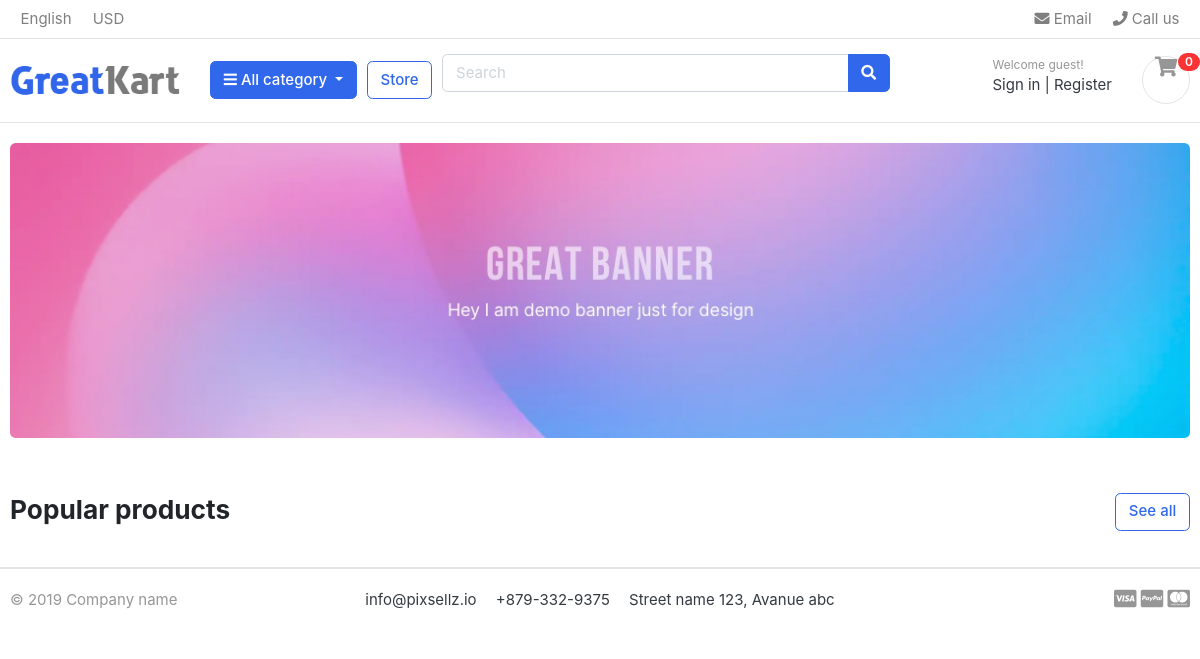
Before: / with the older database file.
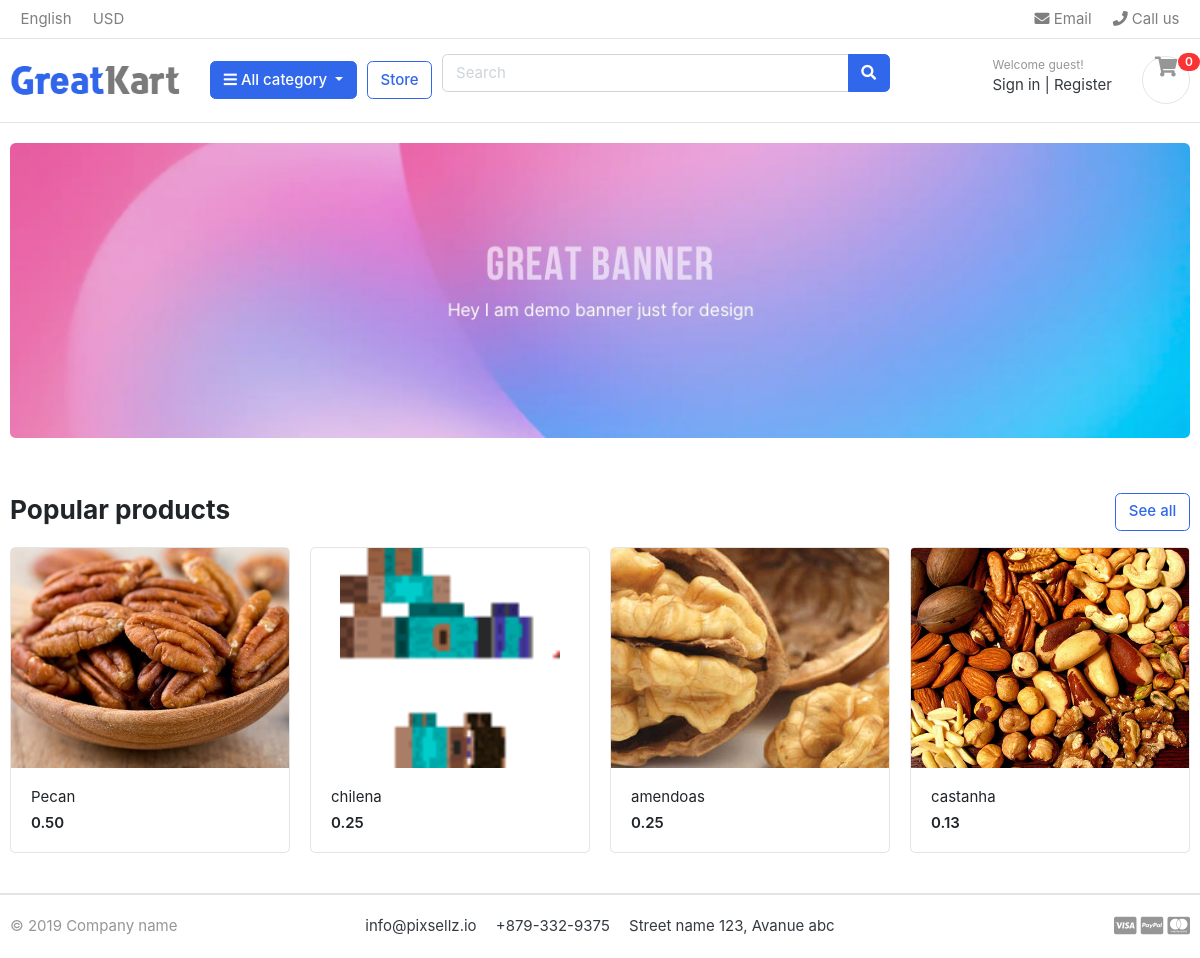
After: the same page with the newer database file.
### produto/models.py (models this page shows, shortened)
class Produto(models.Model):
    categoria = models.ForeignKey(Categoria, on_delete=models.CASCADE)
    produto_nome = models.CharField(max_length=200, unique=True)
    descricao = models.CharField(max_length=300, unique=True)
    preco = models.DecimalField(decimal_places=2, max_digits=11)
    estoque = models.IntegerField()
    imagem = models.ImageField(upload_to="fotos/produtos")
    slug = models.SlugField(max_length=250, unique=True)
    esta_disponivel = models.BooleanField(default=True)
    criado_em = models.DateTimeField(auto_now_add=True)
    modificado_em = models.DateTimeField(auto_now=True)

### lojaVirtual/views.py (the view)
# urls.py: path('', views.visualizarHome, name='home'),
def visualizarHome(request):
    produtos = Produto.objects.all().filter(esta_disponivel=True)
    contexto = {
        'produtos' : produtos
    }
    return render(request, 'index.html', contexto)

### categoria/processador_contexto.py (called while the page is built)
def categoria_display(request):
    display = Categoria.objects.all()
    return dict(cats = display)

### templates/index.html
{% extends 'base.html' %}
{% load static %}
{% block content %}
<body>
<section class="section-intro padding-y-sm">
<div class="container">
	<div class="intro-banner-wrap">
		<img src="{% static 'images/banners/1.jpg' %}" class="img-fluid rounded">
	</div>
</div>
</section>
<section class="section-name padding-y-sm">
<div class="container">
<header class="section-heading">
	<a href="./store.html" class="btn btn-outline-primary float-right">See all</a>
	<h3 class="section-title">Popular products</h3>
</header>
<div class="row">
		{% for prods in produtos %}
	<div class="col-md-3">
		<div class="card card-product-grid">
			<a href="./product-detail.html" class="img-wrap">
				<img src="{{ prods.imagem.url }}">
			</a>
			<figcaption class="info-wrap">
				<a href="./product-detail.html" class="title">{{ prods.produto_nome }}</a>
				<div class="price mt-1">{{prods.preco}}</div>
			</figcaption>
		</div>
	</div>
	{% endfor %}
</div>
</div>
</section>
</body>
{% endblock %}

### templates/base.html
{% include 'includes/navbar.html' %}
{% block content%}
{% endblock %}
{% include 'includes/footer.html' %}

### templates/includes/navbar.html (shortened to what this page needs)
{% load static %}
<html lang="en">
<head>
<link href="{% static 'css/bootstrap.css' %}" rel="stylesheet" type="text/css"/>
<link href="{% static 'fonts/fontawesome/css/all.min.css' %}" type="text/css" rel="stylesheet">
<link href="{% static 'css/ui.css' %}" rel="stylesheet" type="text/css"/>
<link href="{% static 'css/responsive.css' %}" rel="stylesheet" media="only screen and (max-width: 1200px)" />
<header class="section-header">
<nav class="navbar p-md-0 navbar-expand-sm navbar-light border-bottom">
<div class="container">
  <div class="collapse navbar-collapse" id="navbarTop4">
    <ul class="navbar-nav mr-auto">
    	<li class="nav-item dropdown">
		 	<a href="#" class="nav-link">   English </a>
		</li>
		<li class="nav-item dropdown">
			<a href="#" class="nav-link"> USD </a>
		</li>
    </ul>
    <ul class="navbar-nav">
		<li><a href="#" class="nav-link"> <i class="fa fa-envelope"></i> Email </a></li>
		<li><a href="#" class="nav-link"> <i class="fa fa-phone"></i> Call us </a></li>
	</ul>
  </div>
</div>
</nav>
<section class="header-main border-bottom">
	<div class="container">
<div class="row align-items-center">
	<div class="col-lg-2 col-md-3 col-6">
		<a href="./" class="brand-wrap">
			<img class="logo" src="{% static './images/logo.png' %}">
		</a>
	</div>
	<div class="col-lg col-sm col-md col-6 flex-grow-0">
		<div class="category-wrap dropdown d-inline-block float-right">
			<button type="button" class="btn btn-primary dropdown-toggle" data-toggle="dropdown">
				<i class="fa fa-bars"></i> All category
			</button>
		</div>
	</div>
	<a href="./store.html" class="btn btn-outline-primary">Store</a>
	<div class="col-lg  col-md-6 col-sm-12 col">
		<form action="#" class="search">
			<div class="input-group w-100">
			    <input type="text" class="form-control" style="width:60%;" placeholder="Search">
			    <div class="input-group-append">
			      <button class="btn btn-primary" type="submit">
			        <i class="fa fa-search"></i>
			      </button>
			    </div>
		    </div>
		</form>
	</div>
	<div class="col-lg-3 col-sm-6 col-8 order-2 order-lg-3">
				<div class="d-flex justify-content-end mb-3 mb-lg-0">
					<div class="widget-header">
						<small class="title text-muted">Welcome guest!</small>
						<div>
							<a href="./signin.html">Sign in</a> <span class="dark-transp"> | </span>
							<a href="./register.html"> Register</a>
						</div>
					</div>
					<a href="./cart.html" class="widget-header pl-3 ml-3">
						<div class="icon icon-sm rounded-circle border"><i class="fa fa-shopping-cart"></i></div>
						<span class="badge badge-pill badge-danger notify">0</span>
					</a>
				</div>
			</div>
</div>
	</div>
</section>
</header>
</head>

### templates/includes/footer.html
    <footer class="section-footer border-top">
        <div class="container">
            <section class="footer-bottom border-top row">
                <div class="col-md-2">
                    <p class="text-muted"> &copy 2019 Company name </p>
                </div>
                <div class="col-md-8 text-md-center">
                    <span  class="px-2">info@pixsellz.io</span>
                    <span  class="px-2">+879-332-9375</span>
                    <span  class="px-2">Street name 123, Avanue abc</span>
                </div>
                <div class="col-md-2 text-md-right text-muted">
                    <i class="fab fa-lg fa-cc-visa"></i>
                    <i class="fab fa-lg fa-cc-paypal"></i>
                    <i class="fab fa-lg fa-cc-mastercard"></i>
                </div>
            </section>
        </div>
    </footer>
</html>

### lojaVirtual/static/css/ui.css (style rules this page uses)
html { font-family: "Inter", sans-serif; font-size: 15px; }
.img-wrap { text-align: center; display: block; }
.img-wrap img { max-width: 100%; }
.icon-xs, .icon-sm, .icon-md, .icon-lg { display: inline-block; text-align: center; flex-shrink: 0; flex-grow: 0; }
.icon-sm { width: 48px; height: 48px; line-height: 48px !important; font-size: 20px; }
.padding-y-sm { padding-top: 20px; padding-bottom: 20px; }
.section-heading { margin-bottom: 20px; margin-top: 15px; }
.section-title { color: #212529; }
p:last-child { margin-bottom: 0; }
.header-main { position: relative; padding-top: 1rem; padding-bottom: 1rem; }
.brand-wrap .logo, .navbar-brand .logo { margin-right: 7px; max-height: 42px; display: inline-block; }
.widget-header { display: inline-block; vertical-align: middle; position: relative; }
.widget-header a { color: #343a40; }
.widget-header i { color: #969696; }
.widget-header .title { display: block; }
.widget-header .notify { position: absolute; top: -3px; right: -10px; }
.footer-bottom { padding-top: 20px; padding-bottom: 20px; }
[class*=card-product] a.title { color: #212529; display: block; }
[class*=card-product] .img-wrap { overflow: hidden; position: relative; }
[class*=card-product] .img-wrap img { height: 100%; max-width: 100%; width: auto; display: inline-block; -o-object-fit: cover; object-fit: cover; }
.card-product-grid { margin-bottom: 20px; }
.card-product-grid .img-wrap { border-radius: 0.2rem 0.2rem 0 0; height: 220px; }
.card-product-grid .info-wrap { overflow: hidden; padding: 18px 20px; }
.card .img-wrap { overflow: hidden; }
.notify { position: absolute; top: -4px; right: -10px; display: inline-block; padding: 0.25em 0.6em; font-size: 12px; line-height: 1; text-align: center; border-radius: 3rem; color: #fff; background-color: #fa3434; }
.price { font-weight: 600; color: #212529; }

Changed rows visible on the page:
added Produto: imagem (picture), produto_nome "Pecan", preco "0.50"
added Produto: imagem (picture), produto_nome "chilena", preco "0.25"
added Produto: imagem (picture), produto_nome "amendoas", preco "0.25"
added Produto: imagem (picture), produto_nome "castanha", preco "0.13"
